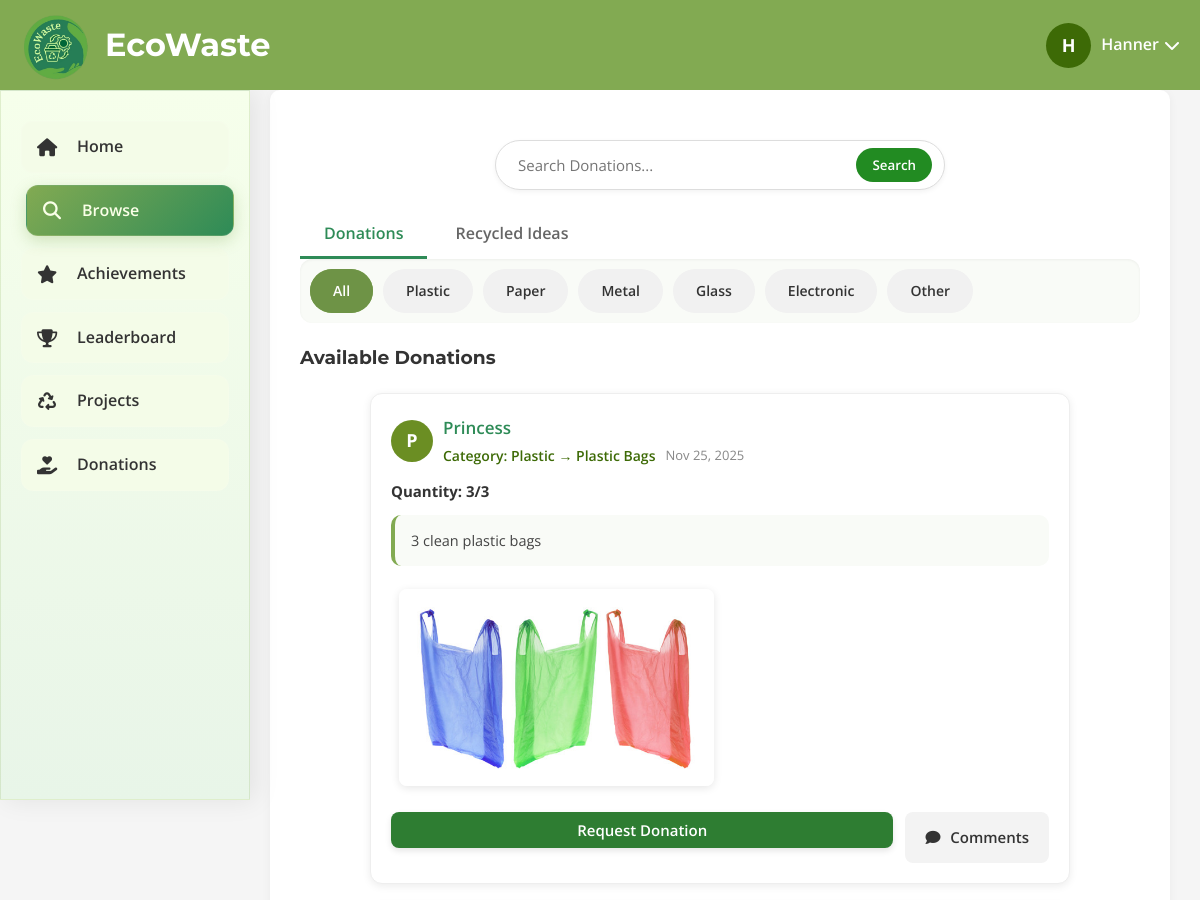
The page /browse.php (signed in, upper part) on the database as committed earlier.
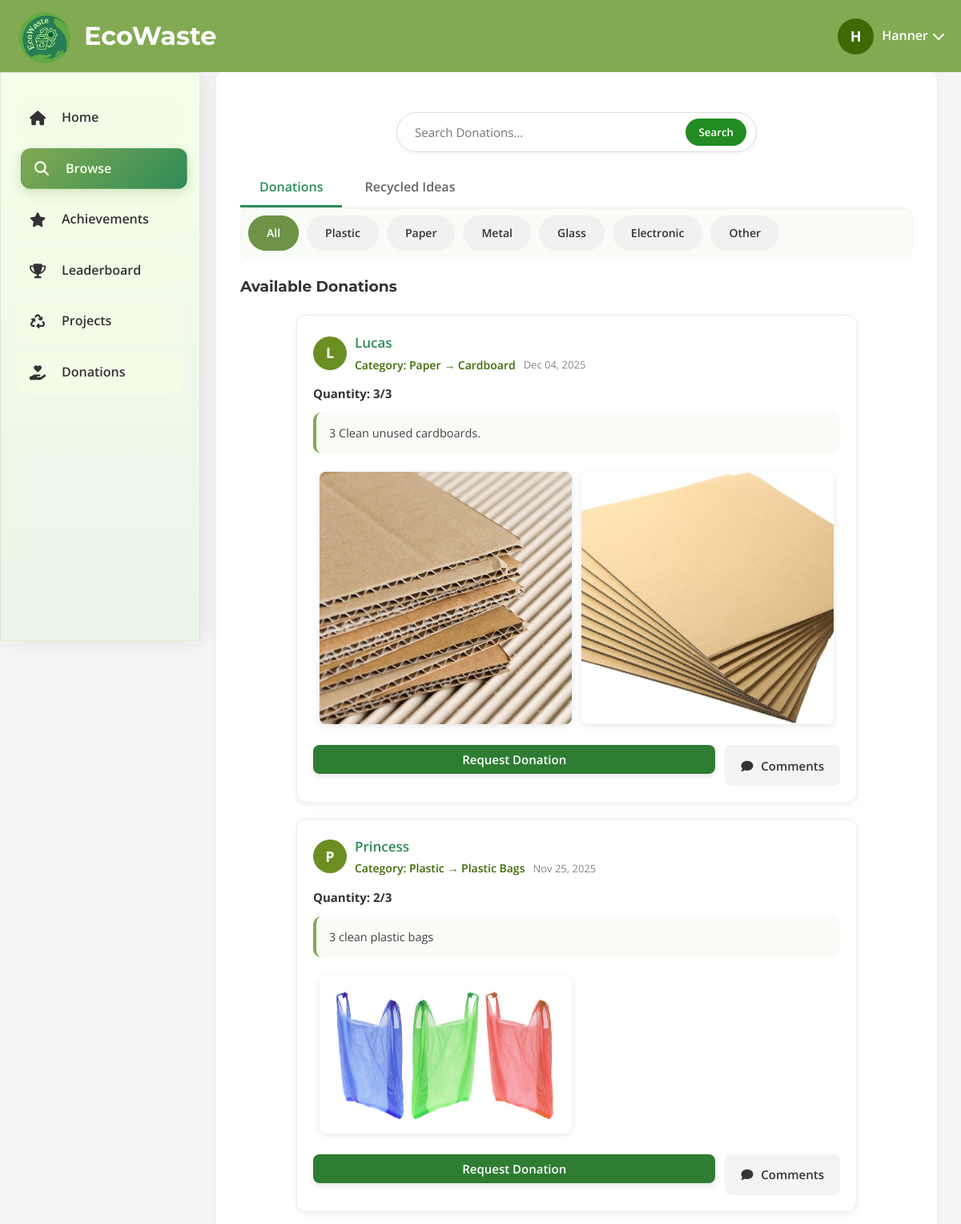
The same page on the database as committed later.
### tables this page shows
CREATE TABLE `users` (
  `user_id` int(11) NOT NULL,
  `google_id` varchar(255) DEFAULT NULL,
  `email` varchar(100) NOT NULL,
  `password_hash` varchar(255) NOT NULL,
  `first_name` varchar(50) NOT NULL,
  `middle_name` varchar(50) DEFAULT NULL,
  `last_name` varchar(50) NOT NULL,
  `avatar` varchar(500) DEFAULT NULL,
  `contact_number` varchar(20) NOT NULL,
  `address` text NOT NULL,
  `city` varchar(50) NOT NULL,
  `zip_code` varchar(20) NOT NULL,
  `created_at` timestamp NOT NULL DEFAULT current_timestamp(),
  `points` int(11) DEFAULT 0,
  `verification_code` varchar(10) DEFAULT NULL,
  `verified` tinyint(1) DEFAULT 0,
  `remember_token` varchar(255) DEFAULT NULL,
  `token_expiry` datetime DEFAULT NULL,
  `is_verified` tinyint(1) DEFAULT 0,
  `verification_token` varchar(100) DEFAULT NULL
);

CREATE TABLE `donations` (
  `donation_id` int(11) NOT NULL,
  `donor_id` int(11) NOT NULL,
  `item_name` varchar(255) NOT NULL,
  `category` varchar(100) DEFAULT NULL,
  `subcategory` varchar(255) DEFAULT NULL,
  `quantity` int(11) NOT NULL,
  `total_quantity` int(11) NOT NULL,
  `status` varchar(50) DEFAULT 'Available',
  `donated_at` datetime DEFAULT current_timestamp(),
  `claimed_by_name` varchar(255) DEFAULT NULL,
  `project_name` varchar(255) DEFAULT NULL,
  `delivered_at` datetime DEFAULT NULL,
  `requested_by` int(11) DEFAULT NULL,
  `requested_at` datetime DEFAULT NULL,
  `receiver_id` int(11) DEFAULT NULL,
  `received_at` datetime DEFAULT NULL,
  `donor_name` varchar(255) DEFAULT NULL,
  `image_path` varchar(255) DEFAULT NULL,
  `description` text DEFAULT NULL
);

### browse.php (the view, shortened to what this page needs)
    <?php
    $conn = getDBConnection();
    $conn->query("SET time_zone = '+08:00'");
    $user_id = $_SESSION['user_id'];
    $user_query = $conn->prepare("SELECT * FROM users WHERE user_id = ?");
    $user_query->bind_param("i", $user_id);
    $user_query->execute();
    $user_result = $user_query->get_result();
    $user_data = $user_result->fetch_assoc();
$selectedCategory = isset($_GET['category']) ? $_GET['category'] : 'All';
$sql = "
    SELECT d.*, u.first_name, u.last_name
    FROM donations d
    JOIN users u ON d.donor_id = u.user_id
    WHERE d.status = 'Available'
";
$sql .= " ORDER BY d.donated_at DESC";
$stmt = $conn->prepare($sql);
$stmt->execute();
$result = $stmt->get_result();
$donations = $result->fetch_all(MYSQLI_ASSOC);
    ?>
    <!DOCTYPE html>
    <html lang="en">
    <head>
        <link rel="stylesheet" href="assets/css/browse.css">
        <link rel="stylesheet" href="https://cdnjs.cloudflare.com/ajax/libs/font-awesome/6.4.0/css/all.min.css">
    </head>
    <body>
        <header>
            <div class="logo-container">
                <div class="logo">
                    <img src="assets/img/ecowaste_logo.png" alt="EcoWaste Logo">
                </div>
                <h1>EcoWaste</h1>
            </div>
            <div class="user-profile" id="userProfile">
                <div class="profile-pic">
                    <?= strtoupper(substr(htmlspecialchars($user_data['first_name'] ?? 'User'), 0, 1)) ?>
                </div>
                <span class="profile-name"><?= htmlspecialchars($user_data['first_name'] ?? 'User') ?></span>
                <i class="fas fa-chevron-down dropdown-arrow"></i>
            </div>
        </header>
        <div class="container">
            <aside class="sidebar">
                <nav>
                    <ul>
                        <li><a href="homepage.php"><i class="fas fa-home"></i>Home</a></li>
                        <li><a href="browse.php" class="active"><i class="fas fa-search"></i>Browse</a></li>
                        <li><a href="achievements.php"><i class="fas fa-star"></i>Achievements</a></li>
                        <li><a href="leaderboard.php"><i class="fas fa-trophy"></i>Leaderboard</a></li>
                        <li><a href="projects.php"><i class="fas fa-recycle"></i>Projects</a></li>
                        <li><a href="donations.php"><i class="fas fa-hand-holding-heart"></i>Donations</a></li>
                    </ul>
                </nav>
            </aside>
            <main class="main-content">
                <div class="search-bar">
                    <form action="browse.php" method="get">
                        <input type="text" name="search" placeholder="Search Donations..." value="<?= htmlspecialchars($_GET['search'] ?? '') ?>">
                        <button type="submit">Search</button>
                    </form>
                </div>
                <div class="tab-container">
                    <button class="tab-btn active" onclick="openTab('donations')">Donations</button>
                    <button class="tab-btn" onclick="openTab('recycled-ideas')">Recycled Ideas</button>
                </div>
                <div id="donations" class="tab-content" style="display: block;">
                    <div class="categories">
                        <div class="categories">
                            <div class="category-scroll-container">
                                <ul class="category-list">
                                    <li class="<?= $selectedCategory === 'All' ? 'active' : '' ?>">
                                        <a href="browse.php">All</a>
                                    </li>
                                    <?php
                                    $mainCategories = ["Plastic", "Paper", "Metal", "Glass", "Electronic"];
                                    foreach ($mainCategories as $cat):
                                    ?>
                                        <li class="<?= $selectedCategory === $cat ? 'active' : '' ?>">
                                            <a href="browse.php?category=<?= urlencode($cat) ?>"><?= htmlspecialchars($cat) ?></a>
                                        </li>
                                    <?php endforeach; ?>
                                    <li class="<?= $selectedCategory === 'Other' ? 'active' : '' ?>">
                                        <a href="browse.php?category=Other">Other</a>
                                    </li>
                                </ul>
                            </div>
                    </div>
                    <div class="section-card">
                        <h3>Available Donations</h3>
                        <div class="available">
                            <?php if (count($donations) === 0): ?>
                                <p>No donations available.</p>
                            <?php else: ?>
                                <?php foreach ($donations as $donation): ?>
                                    <div class="available-item">
                                        <div class="donation-user-header">
                                            <?php
                                                $donor_stmt = $conn->prepare("SELECT user_id, first_name FROM users WHERE user_id = ?");
                                                $donor_stmt->bind_param("i", $donation['donor_id']);
                                                $donor_stmt->execute();
                                                $donor_result = $donor_stmt->get_result();
                                                $donor = $donor_result->fetch_assoc();
                                                $donor_initial = strtoupper(substr(htmlspecialchars($donor['first_name']), 0, 1));
                                            ?>
                                            <div class="user-avatar"><?= $donor_initial ?></div>
                                            <div class="user-info">
                                                <?php
                                                    $donorId = htmlspecialchars($donor['user_id']);
                                                    $donorName = htmlspecialchars($donor['first_name']);
                                                ?>
                                                <div class="user-name">
                                                    <a href="profile.php?user_id=<?= $donorId ?>" class="user-link"><?= $donorName ?></a>
                                                </div>
                                                <div class="donation-meta">
                                                    <span class="category">
                                                        Category:
                                                        <?= htmlspecialchars($donation['category']) ?>
                                                        <?php if (!empty($donation['subcategory'])): ?>
                                                            → <?= htmlspecialchars($donation['subcategory']) ?>
                                                        <?php endif; ?>
                                                    </span>
                                                    <span class="time-ago"><?= htmlspecialchars(date('M d, Y', strtotime($donation['donated_at']))) ?></span>
                                                </div>
                                            </div>
                                        </div>
                                        <div class="item-quantity" data-donation-quantity-id="<?= (int)$donation['donation_id'] ?>">
                                            Quantity: <?= htmlspecialchars($donation['quantity']) ?>/<?= htmlspecialchars($donation['total_quantity']) ?>
                                        </div>
                                        <?php if (!empty($donation['description'])): ?>
                                            <div class="donation-description">
                                                <?= nl2br(htmlspecialchars($donation['description'])) ?>
                                            </div>
                                        <?php endif; ?>
                                        <?php if (!empty($donation['image_path'])): ?>
                                            <?php
                                            $images = json_decode($donation['image_path'], true);
                                            if (is_array($images) && !empty($images)): ?>
                                                <div class="donation-images-grid">
                                                    <?php foreach ($images as $image): ?>
                                                        <img src="<?= htmlspecialchars($image) ?>" alt="Donation Image" class="donation-image donation-image-large">
                                                    <?php endforeach; ?>
                                                </div>
                                            <?php endif; ?>
                                        <?php endif; ?>
                                        <div class="donation-actions">
                                            <?php if ($donation['donor_id'] == $_SESSION['user_id']): ?>
                                                <button class="comment-btn" data-donation-id="<?= (int)$donation['donation_id'] ?>">
                                                    <i class="fas fa-comment"></i> Comments
                                                </button>
                                            <?php else: ?>
                                                <button class="request-btn"
                                                        data-donation-id="<?= (int)$donation['donation_id'] ?>"
                                                        data-available="<?= (int)$donation['quantity'] ?>"
                                                        data-total="<?= (int)$donation['total_quantity'] ?>">
                                                    Request Donation
                                                </button>
                                                <button class="comment-btn" data-donation-id="<?= (int)$donation['donation_id'] ?>">
                                                    <i class="fas fa-comment"></i> Comments
                                                </button>
                                            <?php endif; ?>
                                        </div>
                                    </div>
                                <?php endforeach; ?>
                            <?php endif; ?>
                        </div>
                    </div>
                </div>
            </main>
        </div>
<link href="https://cdnjs.cloudflare.com/ajax/libs/lightbox2/2.11.3/css/lightbox.min.css" rel="stylesheet">
</body>
    </html>

Rows that differ between the two databases and show on the page:
added donations: donor.first_name "L", donor.first_name "Lucas", category "Paper", subcategory "Cardboard", donated_at "Dec 04, 2025", quantity "3", total_quantity "3", description "3 Clean unused cardboards.", shown under "Available Donations"
changed donations "3 clean plastic bags": quantity "3" → "2"
